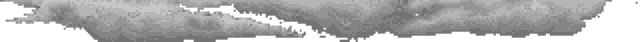
#> input picture references/beast/nuages0.png, 640 x 42 px
$ python -i beast_art.py   (imports and definitions only)
#> lines starting #> are read from the running program, lines starting #| are printed output that depends on the picture; pictures that were not available may be replaced by others from this repository, and a replacement may not be noted
### scripts/dither.py
"""Original RGB artwork and hardware-constrained Sierra Lite error diffusion.

Diffusion stencil: right 1/2, down-left 1/4, down 1/4. First project RGB
onto each legal ink/paper pair, then diffuse the scalar ink-coverage error.
Moving bands use one pair per scanline so pixel shifts preserve their colors.
"""
import math
from PIL import Image, ImageDraw, ImageFont

PALETTE=[(0,0,0),(0,0,205),(205,0,0),(205,0,205),(0,205,0),(0,205,205),(205,205,0),(205,205,205),
         (0,0,0),(0,0,255),(255,0,0),(255,0,255),(0,255,0),(0,255,255),(255,255,0),(255,255,255)]
PAIRS=[(bright*8+p,bright*8+i) for bright in range(2) for p in range(8) for i in range(p+1,8)]
def mix(a,b,t): return tuple(int(x+(y-x)*t) for x,y in zip(a,b))
def gradient(stops,y):
    for (y0,c0),(y1,c1) in zip(stops,stops[1:]):
        if y<=y1:return mix(c0,c1,max(0,(y-y0)/(y1-y0)))
    return stops[-1][1]
def dist(a,b):return sum((x-y)**2 for x,y in zip(a,b))
# [84 lines left out: functions quantize, quantize_rgb, not called in this run]

### scripts/beast_art.py
"""Resize the supplied reference assets and encode legal TS2068 8x1 cells.

Source assets are pinned in references/beast; see THIRD_PARTY.md.
"""
from pathlib import Path
from PIL import Image, ImageEnhance
from dither import quantize, gradient, PALETTE, mix

ROOT = Path(__file__).resolve().parents[1]
REF = ROOT / 'references/beast'
# Each band is a separate scroll plane. Negative shift means wind-driven.
BANDS = [('cloud0',0,20,-1),('cloud1',20,32,-2),
         ('cloud2',58,18,-3),('cloud3',76,8,-4),('cloud4',84,8,-5),
         ('hill',92,60,0),('grass0',152,4,1),('grass1',156,4,2),
         ('grass2',160,4,3),('grass3',164,6,4),
         ('fence',170,14,5),('grass4',184,8,6),('sky_gap',52,6,0)]

def asset(name, size):
    return Image.open(REF / (name+'.png')).convert('RGBA').resize(size, Image.Resampling.LANCZOS)

def make_rgb():
    sky=Image.new('RGB',(256,192))
#> sky: PIL image 256x192 RGB; every value is 0
    for y in range(192):
        c=gradient([(0,(92,55,125)),(48,(177,110,160)),(92,(224,150,178)),(151,(241,169,184)),(191,(55,75,16))],y)
        for x in range(256):sky.putpixel((x,y),c)
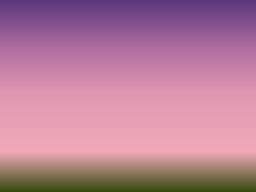
#> sky: PIL image 256x192 RGB; mean R, G, B 181.8, 124.7, 150.7
    bands=[]
    for name,y,h,rate in BANDS:
        im=sky.crop((0,y,256,y+h)).convert('RGBA')
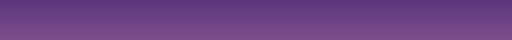
#> im: PIL image 256x20 RGBA (shown 2 times larger); mean R, G, B, A 108.3, 65.5, 131.4, 255
        if name=='sky_gap':
            bands.append(im.convert('RGB'));continue
        if name.startswith('cloud'):
            overlay=asset('nuages'+name[-1],(256,h))
#> in asset, `return Image.open(REF / (name+'.png')).convert('RGBA').resize(size, Im..`:
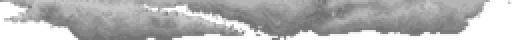
#> returned value: PIL image 256x20 RGBA (shown 2 times larger); mean R, G, B, A 122.9, 122.9, 122.9, 186.4; transparent parts drawn white
        elif name=='hill':
            overlay=asset('montagnes',(256,h))
        else:
            idx=int(name[-1]) if name.startswith('grass') else 4
            im=Image.new('RGBA',(256,h),(49,62,9,255))
            overlay=asset('herbe'+str(idx),(256,h))
        im.alpha_composite(overlay)
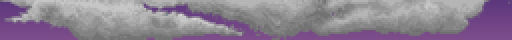
#> im: PIL image 256x20 RGBA (shown 2 times larger); mean R, G, B, A 141.3, 129.1, 146.4, 255
        if name.startswith('grass') or name=='fence':
            im=ImageEnhance.Brightness(im).enhance(1.7)
        if name=='fence':
            fence=asset('barriere',(256,h))
            lit=ImageEnhance.Brightness(fence.convert('RGB')).enhance(2.3)
            lit.putalpha(fence.getchannel('A'))
            im.alpha_composite(lit)
        bands.append(im.convert('RGB'))
#> pass 2 of the loop in make_rgb, `for name,y,h,rate in BANDS:`:
#> in make_rgb, `im=sky.crop((0,y,256,y+h)).convert('RGBA')`:
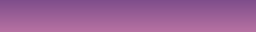
#> im: PIL image 256x32 RGBA; mean R, G, B, A 154.3, 95.1, 150.3, 255
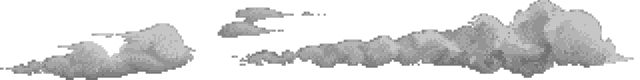
#> input picture references/beast/nuages1.png, 640 x 80 px
#> in make_rgb, `im.alpha_composite(overlay)`:
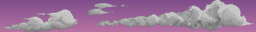
#> im: PIL image 256x32 RGBA; mean R, G, B, A 155.6, 120.1, 154.3, 255
    sheet=Image.open(REF/'aarbonRun.png').convert('RGBA')
    sprites=[]
    for i in range(6):
        frame=sheet.crop((i*78,0,(i+1)*78,100)).resize((32,40),Image.Resampling.LANCZOS)
        # Sharper, brighter body survives the small ECM conversion.
        rgb=ImageEnhance.Brightness(frame.convert('RGB')).enhance(1.35)
        rgb.putalpha(frame.getchannel('A'))
        sprites.append(rgb)
    return bands,sprites

# [58 lines left out: function encode, not called in this run]

#> (the run stopped early here; a loop or call above may not have finished)
